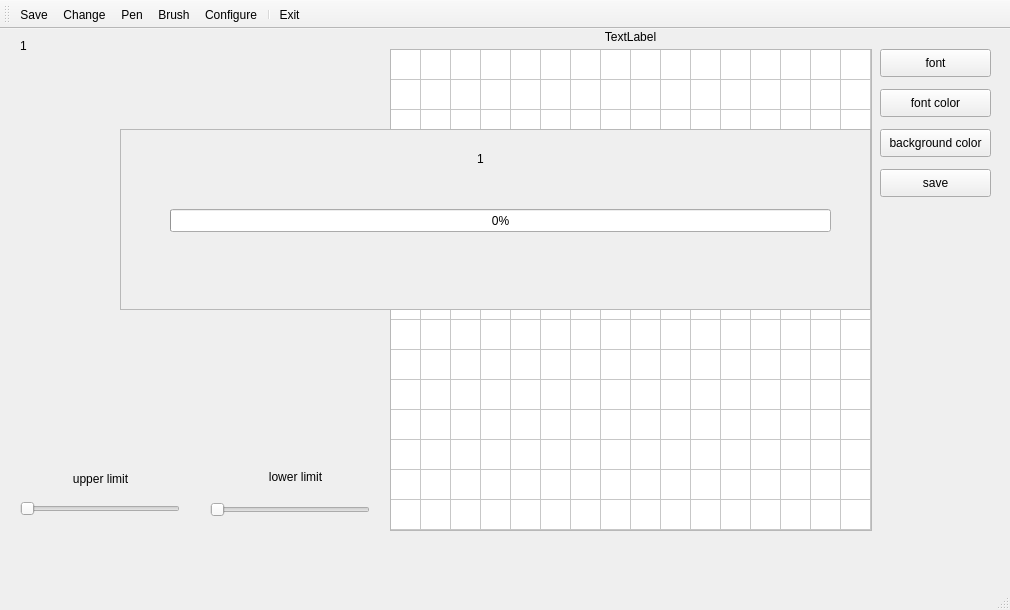
<?xml version="1.0" encoding="UTF-8"?>
<ui version="4.0">
 <class>MainWindow</class>
 <widget class="QMainWindow" name="MainWindow">
  <property name="geometry">
   <rect>
    <x>0</x>
    <y>0</y>
    <width>1010</width>
    <height>610</height>
   </rect>
  </property>
  <property name="windowTitle">
   <string notr="true">Font2lcd</string>
  </property>
  <property name="windowIcon">
   <iconset resource="my.qrc">
    <normaloff>:/icons/img/font2lcd.ico</normaloff>:/icons/img/font2lcd.ico</iconset>
  </property>
  <widget class="QWidget" name="centralWidget">
   <widget class="Paint" name="widget" native="true">
    <property name="geometry">
     <rect>
      <x>20</x>
      <y>70</y>
      <width>363</width>
      <height>363</height>
     </rect>
    </property>
   </widget>
   <widget class="QPushButton" name="push_font">
    <property name="geometry">
     <rect>
      <x>880</x>
      <y>20</y>
      <width>111</width>
      <height>28</height>
     </rect>
    </property>
    <property name="text">
     <string>font</string>
    </property>
   </widget>
   <widget class="QTableWidget" name="table">
    <property name="geometry">
     <rect>
      <x>390</x>
      <y>20</y>
      <width>482</width>
      <height>482</height>
     </rect>
    </property>
    <property name="contextMenuPolicy">
     <enum>Qt::CustomContextMenu</enum>
    </property>
    <property name="verticalScrollBarPolicy">
     <enum>Qt::ScrollBarAlwaysOff</enum>
    </property>
    <property name="horizontalScrollBarPolicy">
     <enum>Qt::ScrollBarAlwaysOff</enum>
    </property>
    <property name="autoScroll">
     <bool>false</bool>
    </property>
    <property name="editTriggers">
     <set>QAbstractItemView::NoEditTriggers</set>
    </property>
    <property name="tabKeyNavigation">
     <bool>false</bool>
    </property>
    <property name="showDropIndicator" stdset="0">
     <bool>false</bool>
    </property>
    <property name="dragDropOverwriteMode">
     <bool>false</bool>
    </property>
    <property name="alternatingRowColors">
     <bool>false</bool>
    </property>
    <property name="selectionMode">
     <enum>QAbstractItemView::ExtendedSelection</enum>
    </property>
    <property name="textElideMode">
     <enum>Qt::ElideNone</enum>
    </property>
    <property name="wordWrap">
     <bool>false</bool>
    </property>
    <property name="rowCount">
     <number>16</number>
    </property>
    <property name="columnCount">
     <number>16</number>
    </property>
    <attribute name="horizontalHeaderVisible">
     <bool>false</bool>
    </attribute>
    <attribute name="horizontalHeaderDefaultSectionSize">
     <number>30</number>
    </attribute>
    <attribute name="horizontalHeaderHighlightSections">
     <bool>false</bool>
    </attribute>
    <attribute name="horizontalHeaderMinimumSectionSize">
     <number>30</number>
    </attribute>
    <attribute name="verticalHeaderVisible">
     <bool>false</bool>
    </attribute>
    <attribute name="verticalHeaderDefaultSectionSize">
     <number>30</number>
    </attribute>
    <attribute name="verticalHeaderHighlightSections">
     <bool>false</bool>
    </attribute>
    <attribute name="verticalHeaderMinimumSectionSize">
     <number>30</number>
    </attribute>
    <row/>
    <row/>
    <row/>
    <row/>
    <row/>
    <row/>
    <row/>
    <row/>
    <row/>
    <row/>
    <row/>
    <row/>
    <row/>
    <row/>
    <row/>
    <row/>
    <column/>
    <column/>
    <column/>
    <column/>
    <column/>
    <column/>
    <column/>
    <column/>
    <column/>
    <column/>
    <column/>
    <column/>
    <column/>
    <column/>
    <column/>
    <column/>
   </widget>
   <widget class="QPushButton" name="push_pen">
    <property name="geometry">
     <rect>
      <x>880</x>
      <y>60</y>
      <width>111</width>
      <height>28</height>
     </rect>
    </property>
    <property name="text">
     <string>font color</string>
    </property>
   </widget>
   <widget class="QPushButton" name="push_brush">
    <property name="geometry">
     <rect>
      <x>880</x>
      <y>100</y>
      <width>111</width>
      <height>28</height>
     </rect>
    </property>
    <property name="text">
     <string>background color</string>
    </property>
   </widget>
   <widget class="QLabel" name="label_xy">
    <property name="geometry">
     <rect>
      <x>20</x>
      <y>10</y>
      <width>361</width>
      <height>51</height>
     </rect>
    </property>
    <property name="text">
     <string notr="true">1</string>
    </property>
    <property name="alignment">
     <set>Qt::AlignLeading|Qt::AlignLeft|Qt::AlignTop</set>
    </property>
    <property name="textInteractionFlags">
     <set>Qt::NoTextInteraction</set>
    </property>
   </widget>
   <widget class="QPushButton" name="push_save">
    <property name="geometry">
     <rect>
      <x>880</x>
      <y>140</y>
      <width>111</width>
      <height>28</height>
     </rect>
    </property>
    <property name="text">
     <string>save</string>
    </property>
   </widget>
   <widget class="QFrame" name="frame_progress">
    <property name="geometry">
     <rect>
      <x>120</x>
      <y>100</y>
      <width>751</width>
      <height>181</height>
     </rect>
    </property>
    <property name="autoFillBackground">
     <bool>true</bool>
    </property>
    <property name="frameShape">
     <enum>QFrame::StyledPanel</enum>
    </property>
    <property name="frameShadow">
     <enum>QFrame::Raised</enum>
    </property>
    <widget class="QLabel" name="label_file">
     <property name="geometry">
      <rect>
       <x>50</x>
       <y>20</y>
       <width>621</width>
       <height>20</height>
      </rect>
     </property>
     <property name="text">
      <string notr="true">1</string>
     </property>
     <property name="alignment">
      <set>Qt::AlignCenter</set>
     </property>
    </widget>
    <widget class="QProgressBar" name="progressBar">
     <property name="geometry">
      <rect>
       <x>50</x>
       <y>80</y>
       <width>661</width>
       <height>23</height>
      </rect>
     </property>
     <property name="maximum">
      <number>255</number>
     </property>
     <property name="value">
      <number>0</number>
     </property>
     <property name="textVisible">
      <bool>true</bool>
     </property>
    </widget>
   </widget>
   <widget class="QSlider" name="sliderTop">
    <property name="geometry">
     <rect>
      <x>20</x>
      <y>470</y>
      <width>160</width>
      <height>19</height>
     </rect>
    </property>
    <property name="maximum">
     <number>10</number>
    </property>
    <property name="pageStep">
     <number>1</number>
    </property>
    <property name="orientation">
     <enum>Qt::Horizontal</enum>
    </property>
   </widget>
   <widget class="QSlider" name="sliderBottom">
    <property name="geometry">
     <rect>
      <x>210</x>
      <y>470</y>
      <width>160</width>
      <height>21</height>
     </rect>
    </property>
    <property name="maximum">
     <number>10</number>
    </property>
    <property name="pageStep">
     <number>1</number>
    </property>
    <property name="orientation">
     <enum>Qt::Horizontal</enum>
    </property>
   </widget>
   <widget class="QLabel" name="label_2">
    <property name="geometry">
     <rect>
      <x>20</x>
      <y>440</y>
      <width>161</width>
      <height>20</height>
     </rect>
    </property>
    <property name="text">
     <string>upper limit</string>
    </property>
    <property name="textFormat">
     <enum>Qt::AutoText</enum>
    </property>
    <property name="alignment">
     <set>Qt::AlignCenter</set>
    </property>
   </widget>
   <widget class="QLabel" name="label_3">
    <property name="geometry">
     <rect>
      <x>220</x>
      <y>440</y>
      <width>151</width>
      <height>16</height>
     </rect>
    </property>
    <property name="text">
     <string>lower limit</string>
    </property>
    <property name="alignment">
     <set>Qt::AlignCenter</set>
    </property>
   </widget>
   <widget class="QLabel" name="label_font">
    <property name="geometry">
     <rect>
      <x>390</x>
      <y>0</y>
      <width>481</width>
      <height>16</height>
     </rect>
    </property>
    <property name="text">
     <string notr="true">TextLabel</string>
    </property>
    <property name="alignment">
     <set>Qt::AlignCenter</set>
    </property>
   </widget>
   <zorder>table</zorder>
   <zorder>widget</zorder>
   <zorder>push_font</zorder>
   <zorder>push_pen</zorder>
   <zorder>push_brush</zorder>
   <zorder>label_xy</zorder>
   <zorder>push_save</zorder>
   <zorder>frame_progress</zorder>
   <zorder>sliderTop</zorder>
   <zorder>sliderBottom</zorder>
   <zorder>label_2</zorder>
   <zorder>label_3</zorder>
   <zorder>label_font</zorder>
  </widget>
  <widget class="QMenuBar" name="menuBar">
   <property name="geometry">
    <rect>
     <x>0</x>
     <y>0</y>
     <width>1010</width>
     <height>24</height>
    </rect>
   </property>
  </widget>
  <widget class="QToolBar" name="mainToolBar">
   <property name="sizePolicy">
    <sizepolicy hsizetype="Maximum" vsizetype="Fixed">
     <horstretch>0</horstretch>
     <verstretch>0</verstretch>
    </sizepolicy>
   </property>
   <property name="iconSize">
    <size>
     <width>64</width>
     <height>32</height>
    </size>
   </property>
   <attribute name="toolBarArea">
    <enum>TopToolBarArea</enum>
   </attribute>
   <attribute name="toolBarBreak">
    <bool>false</bool>
   </attribute>
   <addaction name="actionSave"/>
   <addaction name="actionChange"/>
   <addaction name="actionPen"/>
   <addaction name="actionBrush"/>
   <addaction name="actionConfigure"/>
   <addaction name="separator"/>
   <addaction name="actionExit"/>
  </widget>
  <widget class="QStatusBar" name="statusBar"/>
  <action name="actionSave">
   <property name="icon">
    <iconset resource="my.qrc">
     <normaloff>:/icons/img/disk.png</normaloff>:/icons/img/disk.png</iconset>
   </property>
   <property name="text">
    <string notr="true">Save</string>
   </property>
   <property name="toolTip">
    <string>Save</string>
   </property>
  </action>
  <action name="actionChange">
   <property name="icon">
    <iconset resource="my.qrc">
     <normaloff>:/icons/img/font_32.png</normaloff>:/icons/img/font_32.png</iconset>
   </property>
   <property name="text">
    <string notr="true">Change</string>
   </property>
   <property name="toolTip">
    <string>Change Fonts</string>
   </property>
  </action>
  <action name="actionConfigure">
   <property name="icon">
    <iconset resource="my.qrc">
     <normaloff>:/icons/img/setting_tools.png</normaloff>:/icons/img/setting_tools.png</iconset>
   </property>
   <property name="text">
    <string notr="true">Configure</string>
   </property>
   <property name="toolTip">
    <string>Configure</string>
   </property>
  </action>
  <action name="actionExit">
   <property name="icon">
    <iconset resource="my.qrc">
     <normaloff>:/icons/img/Shutdown.ico</normaloff>:/icons/img/Shutdown.ico</iconset>
   </property>
   <property name="text">
    <string notr="true">Exit</string>
   </property>
   <property name="toolTip">
    <string>Exit</string>
   </property>
  </action>
  <action name="actionPen">
   <property name="icon">
    <iconset resource="my.qrc">
     <normaloff>:/icons/img/brushes.png</normaloff>:/icons/img/brushes.png</iconset>
   </property>
   <property name="text">
    <string notr="true">Pen</string>
   </property>
   <property name="toolTip">
    <string>Change color pen</string>
   </property>
  </action>
  <action name="actionBrush">
   <property name="icon">
    <iconset resource="my.qrc">
     <normaloff>:/icons/img/document_background.png</normaloff>:/icons/img/document_background.png</iconset>
   </property>
   <property name="text">
    <string notr="true">Brush</string>
   </property>
   <property name="toolTip">
    <string>Change color brush</string>
   </property>
  </action>
 </widget>
 <layoutdefault spacing="6" margin="11"/>
 <customwidgets>
  <customwidget>
   <class>Paint</class>
   <extends>QWidget</extends>
   <header location="global">paint.h</header>
   <container>1</container>
  </customwidget>
 </customwidgets>
 <resources>
  <include location="my.qrc"/>
 </resources>
 <connections/>
</ui>
